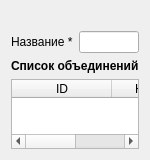
              <widget class="QWidget" name="scrollAreaWidgetContents_4">
               <property name="geometry">
                <rect>
                 <x>0</x>
                 <y>0</y>
                 <width>139</width>
                 <height>155</height>
                </rect>
               </property>
               <layout class="QVBoxLayout" name="verticalLayout_11">
                <item>
                 <layout class="QFormLayout" name="formLayout_5">
                  <property name="topMargin">
                   <number>0</number>
                  </property>
                  <item row="0" column="0">
                   <widget class="QLabel" name="directID">
                    <property name="text">
                     <string/>
                    </property>
                   </widget>
                  </item>
                  <item row="1" column="0">
                   <widget class="QLabel" name="label_35">
                    <property name="text">
                     <string>Название *</string>
                    </property>
                   </widget>
                  </item>
                  <item row="1" column="1">
                   <widget class="QLineEdit" name="directName"/>
                  </item>
                 </layout>
                </item>
                <item>
                 <widget class="QLabel" name="label_36">
                  <property name="font">
                   <font>
                    <weight>75</weight>
                    <bold>true</bold>
                   </font>
                  </property>
                  <property name="text">
                   <string>Список объединений</string>
                  </property>
                 </widget>
                </item>
                <item>
                 <widget class="QTableWidget" name="alInDirect">
                  <attribute name="horizontalHeaderStretchLastSection">
                   <bool>true</bool>
                  </attribute>
                  <column>
                   <property name="text">
                    <string>ID</string>
                   </property>
                  </column>
                  <column>
                   <property name="text">
                    <string>Название</string>
                   </property>
                  </column>
                 </widget>
                </item>
               </layout>
              </widget>
